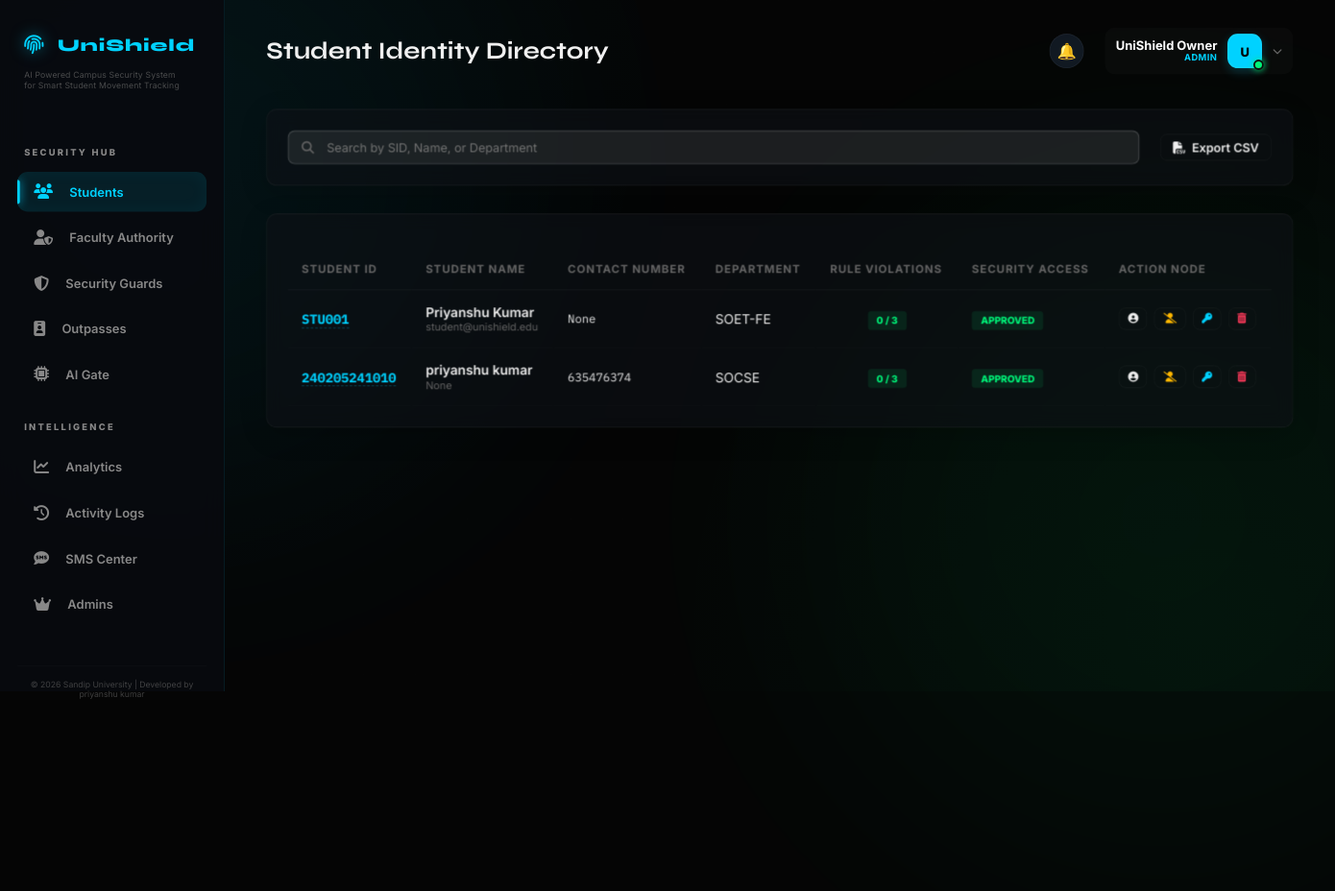
Page /admin/students (signed in) on the earlier database version.
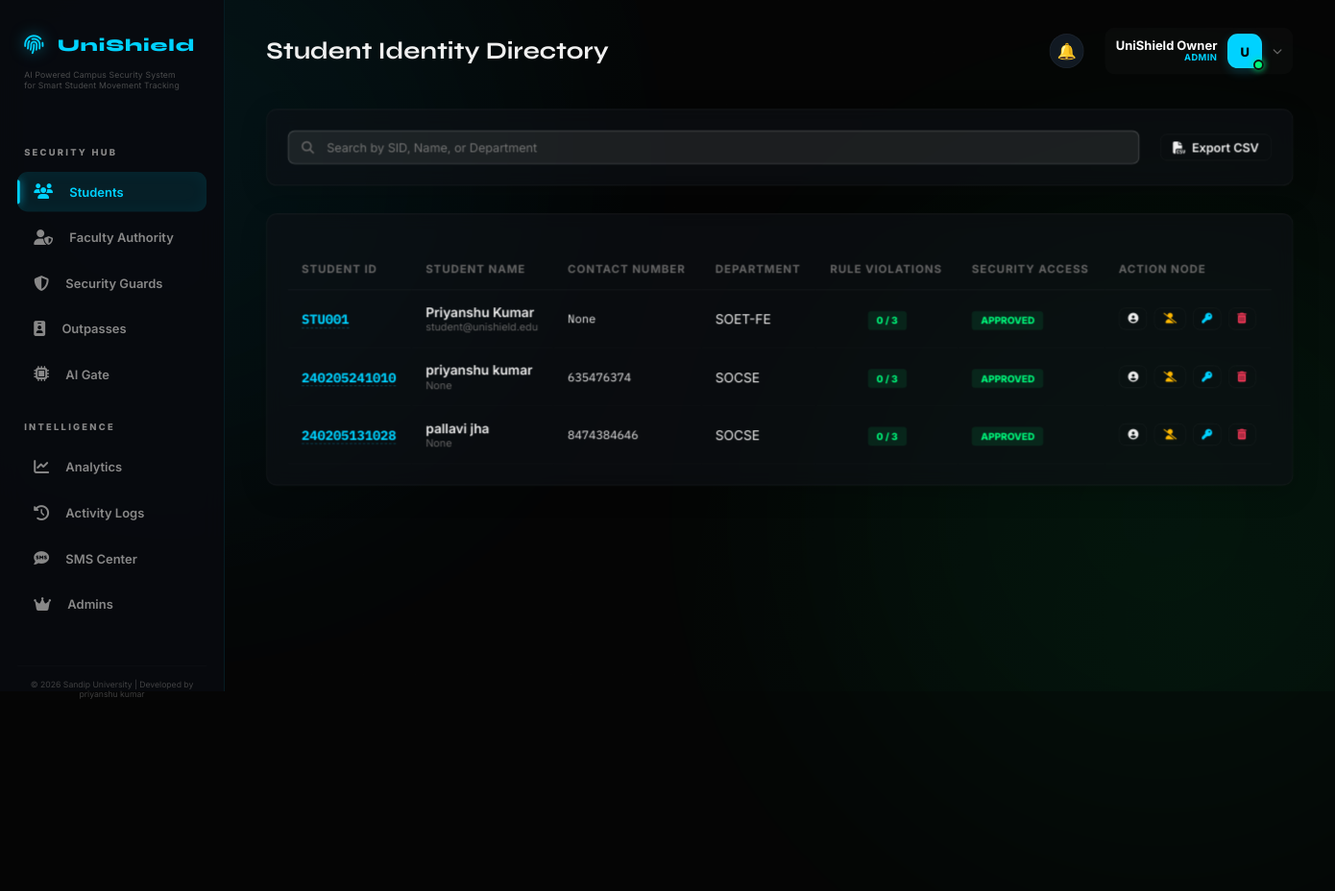
Same page on the later database version.
### models/user.py (models this page shows, shortened)
class User(db.Model, UserMixin):
    __tablename__ = 'users'
    id = db.Column(db.Integer, primary_key=True)
    username = db.Column(db.String(80), unique=True, nullable=False)
    email = db.Column(db.String(120), unique=True)
    password_hash = db.Column(db.String(128), nullable=False)
    role = db.Column(db.String(20), nullable=False)  # admin | guard | student
    name = db.Column(db.String(100), nullable=False)
    student_id = db.Column(db.String(50), unique=True)
    phone = db.Column(db.String(15))
    parent_phone = db.Column(db.String(15))
    department = db.Column(db.String(200))
    course = db.Column(db.String(100))
    session_year = db.Column(db.String(50))
    year = db.Column(db.Integer)
    hostel_room = db.Column(db.String(20))
    face_encoded = db.Column(db.Text)          # JSON string of encoding
    face_image = db.Column(db.String(200))     # Full path to encoded photo
    photo_path = db.Column(db.String(200))     # Path to stored photo
    id_card_photo = db.Column(db.String(200))  # Path to ID card scan
    is_blacklisted = db.Column(db.Boolean, default=False)
    violations = db.Column(db.Integer, default=0)
    admin_role = db.Column(db.String(30), default='VIEWER') # OWNER | SUPER_ADMIN | SECURITY_ADMIN | VIEWER
    employee_id = db.Column(db.String(50), unique=True)
    permissions = db.Column(db.Text) # JSON list of permissions
    status = db.Column(db.String(20), default='PENDING') # PENDING | ACTIVE | INACTIVE
    last_login = db.Column(db.DateTime)
    last_active = db.Column(db.DateTime, default=datetime.utcnow)
    last_action = db.Column(db.String(200)) # Last readable action performed
    is_active = db.Column(db.Boolean, default=True)
    created_at = db.Column(db.DateTime, default=datetime.utcnow)
    signature_path = db.Column(db.String(200))
    stamp_path = db.Column(db.String(200))
    assigned_gate = db.Column(db.String(50))
    shift_timing = db.Column(db.String(100))
    emergency_contact = db.Column(db.String(15))
    aadhar_document = db.Column(db.String(200))  # Self-attested document

### routes/admin.py (the view, shortened to what this page needs)
@admin_bp.route('/students', methods=['GET', 'POST'])
@login_required
@admin_required
def students():
    blacklist_id = request.args.get('blacklist_id')
    search = request.args.get('search')
    if search:
        all_students = User.query.filter(
            (User.role == 'student') &
            ((User.name.contains(search)) | (User.student_id.contains(search)))
        ).all()
    else:
        all_students = User.query.filter_by(role='student').all()
    return render_template('admin/students.html', students=all_students)

### routes/admin.py (called while the page is built)
def admin_required(f):
    @wraps(f)
    def decorated_function(*args, **kwargs):
        if not current_user.is_authenticated or current_user.role != 'admin':
            flash('Admin access required', 'danger')
            return redirect(url_for('auth.login'))
        return f(*args, **kwargs)
    return decorated_function

### templates/admin/students.html (shortened to what this page needs)
{% extends "base.html" %}
{% block page_title %}Student Identity Directory{% endblock %}
{% block content %}
<div class="card" style="display: flex; gap: 1.5rem; align-items: center; justify-content: space-between; margin-bottom: 2rem;">
    <div style="flex: 1; position: relative;">
        <i class="fas fa-search" style="position: absolute; left: 1rem; top: 50%; transform: translateY(-50%); color: var(--text-muted); font-size: 0.9rem;"></i>
        <input type="text" id="studentSearch" placeholder="Search by SID, Name, or Department" style="padding-left: 2.75rem;">
    </div>
    <div style="display: flex; gap: 1rem;">
        <a href="{{ url_for('admin.export', type='students') }}" class="btn btn-ghost"><i class="fas fa-file-csv"></i> Export CSV</a>
    </div>
</div>
<div class="card">
    <table>
        <thead>
            <tr>
                <th>Student ID</th>
                <th>Student Name</th>
                <th>Contact Number</th>
                <th>Department</th>
                <th>Rule Violations</th>
                <th>Security Access</th>
                <th>Action Node</th>
            </tr>
        </thead>
        <tbody id="studentTable">
            {% for s in students %}
            <tr>
                <td class="mono" style="font-weight: 700; color: var(--accent);">
                    <a href="{{ url_for('admin.edit_student', user_id=s.id) }}" style="color: inherit; text-decoration: none; border-bottom: 1px dashed rgba(0,210,255,0.3);">{{ s.student_id }}</a>
                </td>
                <td>
                    <div style="font-weight: 600;">{{ s.name }}</div>
                    <div style="font-size: 0.75rem; color: var(--text-muted);">{{ s.email }}</div>
                </td>
                <td class="mono" style="font-size: 0.85rem;">{{ s.phone }}</td>
                <td>{{ s.department }}</td>
                <td style="text-align: center;">
                    <span class="st-badge" style="background: {{ 'rgba(255,59,92,0.1)' if s.violations > 0 else 'rgba(0,232,122,0.1)' }}; color: {{ 'var(--danger)' if s.violations > 0 else 'var(--success)' }};">
                        {{ s.violations }} / {{ Config.VIOLATION_THRESHOLD }}
                    </span>
                </td>
                <td>
                    {% if s.is_blacklisted %}
                        <span class="st-badge st-expired">BLACKLISTED</span>
                    {% else %}
                        <span class="st-badge st-approved">APPROVED</span>
                    {% endif %}
                </td>
                <td>
                    <div style="display: flex; gap: 0.5rem;">
                        <a href="{{ url_for('admin.edit_student', user_id=s.id) }}" class="btn btn-ghost" title="View/Edit Profile" style="padding: 0.4rem 0.6rem; font-size: 0.75rem; color: var(--text-main);">
                            <i class="fas fa-user-circle"></i>
                        </a>
                        <button onclick="confirmBlacklist('{{ s.id }}', '{{ s.name }}', {{ 'true' if s.is_blacklisted else 'false' }})" class="btn btn-ghost" title="{{ 'Whitelist Student' if s.is_blacklisted else 'Blacklist Student' }}" style="padding: 0.4rem 0.6rem; font-size: 0.75rem; color: {{ 'var(--success)' if s.is_blacklisted else 'var(--warning)' }};">
                            <i class="fas fa-{{ 'user-check' if s.is_blacklisted else 'user-slash' }}"></i>
                        </button>
                        <button id="btn_reset_{{ s.id }}" onclick="promptReset('{{ s.id }}', '{{ s.name }}')" class="btn btn-ghost" title="Reset Password" style="padding: 0.4rem 0.6rem; font-size: 0.75rem; color: var(--accent);">
                            <i class="fas fa-key"></i>
                        </button>
                        <button onclick="confirmDelete('{{ s.id }}', '{{ s.name }}')" class="btn btn-ghost" title="Delete Student" style="padding: 0.4rem 0.6rem; font-size: 0.75rem; color: var(--danger);">
                            <i class="fas fa-trash-alt"></i>
                        </button>
                    </div>
                </td>
            </tr>
            {% endfor %}
        </tbody>
    </table>
</div>
{% endblock %}

### templates/base.html (shortened to what this page needs)
<!DOCTYPE html>
<html lang="en">
<head>
    <link rel="stylesheet" href="https://cdnjs.cloudflare.com/ajax/libs/font-awesome/6.4.0/css/all.min.css">
</head>
<body>
    <div class="bg-blob blob-1"></div>
    <div class="bg-blob blob-2"></div>
    <div class="bg-blob blob-3"></div>
    {% if current_user.is_authenticated %}
    <aside>
        <a href="/" class="logo" style="margin-bottom: 1rem;">
            <i class="fas fa-fingerprint"></i>
            <span>UniShield</span>
        </a>
        <div style="font-size: 0.6rem; color: var(--text-muted); text-align: left; padding-left: 0.5rem; margin-bottom: 2rem; letter-spacing: 0.2px; line-height: 1.3; opacity: 0.7;">
            AI Powered Campus Security System<br>for Smart Student Movement Tracking
        </div>
        <div class="nav-section">
            <div class="nav-section-title">Security Hub</div>
            {% if current_user.role == 'admin' %}
                <a href="{{ url_for('admin.students') }}" class="nav-link"><i class="fas fa-users"></i> Students</a>
                <a href="{{ url_for('admin.manage_faculty') }}" class="nav-link"><i class="fas fa-user-shield"></i> Faculty Authority</a>
                <a href="{{ url_for('admin.guards') }}" class="nav-link"><i class="fas fa-shield-halved"></i> Security Guards</a>
                <a href="{{ url_for('admin.outpasses') }}" class="nav-link"><i class="fas fa-id-badge"></i> Outpasses</a>
                <a href="{{ url_for('gate.terminal') }}" class="nav-link"><i class="fas fa-microchip"></i> AI Gate</a>
                <div class="nav-section-title">Intelligence</div>
                <a href="{{ url_for('admin.analytics') }}" class="nav-link"><i class="fas fa-chart-line"></i> Analytics</a>
                <a href="{{ url_for('admin.reports') }}" class="nav-link"><i class="fas fa-history"></i> Activity Logs</a>
                <a href="{{ url_for('admin.sms_center') }}" class="nav-link"><i class="fas fa-sms"></i> SMS Center</a>
                <a href="{{ url_for('admin.manage_admins') }}" class="nav-link"><i class="fas fa-crown"></i> Admins</a>
            {% elif current_user.role == 'guard' %}
                <a href="{{ url_for('guard.dashboard') }}" class="nav-link"><i class="fas fa-desktop"></i> Terminal</a>
                <a href="{{ url_for('gate.terminal') }}" class="nav-link"><i class="fas fa-microchip"></i> AI Gate</a>
            {% elif current_user.role == 'warden' %}
                <a href="{{ url_for('warden.dashboard') }}" class="nav-link"><i class="fas fa-home"></i> Dashboard</a>
            {% elif current_user.role in ['hod', 'dean'] %}
                <a href="{{ url_for('faculty.dashboard') }}" class="nav-link"><i class="fas fa-home"></i> Dashboard</a>
            {% else %}
                <a href="{{ url_for('student.dashboard') }}" class="nav-link"><i class="fas fa-home"></i> Dashboard</a>
                <a href="{{ url_for('student.request_outpass') }}" class="nav-link"><i class="fas fa-paper-plane"></i> New Request</a>
            {% endif %}
            <div style="margin-top: 3rem; padding: 1rem 0.5rem 0 0.5rem; font-size: 0.6rem; color: var(--text-muted); text-align: center; opacity: 0.6; border-top: 1px solid rgba(255,255,255,0.03);">
                © 2026 Sandip University | Developed by priyanshu kumar
            </div>
        </div>
    </aside>
    {% endif %}
    <main style="{% if not current_user.is_authenticated %}margin-left: 0;{% endif %}">
        {% if current_user.is_authenticated %}
        <div class="top-bar">
            <h1 style="font-size: 1.75rem;">{% block page_title %}{% endblock %}</h1>
            <div style="display: flex; align-items: center; gap: 1.5rem;">
                {% if current_user.role == 'admin' %}
                <div class="nb-wrap" id="nb-wrap">
                  <button class="nb-btn" onclick="nbToggle()">🔔
                  </button>
                </div>
                {% else %}
                <a href="#" class="notification-bell">
                    <i class="fas fa-bell"></i>
                    <span id="notif-badge" class="badge">0</span>
                </a>
                {% endif %}
                <div class="profile-dropdown-container">
                    <div class="profile-trigger" id="profileTrigger">
                        <div class="profile-info-text">
                            <p class="name">{{ current_user.name }}</p>
                            <p class="role">{{ current_user.role | upper }}</p>
                        </div>
                        <div class="avatar-box">
                            {% if current_user.photo_path %}
                                <img src="{{ url_for('static', filename='uploads/' + current_user.photo_path) }}" alt="Avatar">
                            {% else %}
                                <span>{{ current_user.name[0] | upper }}</span>
                            {% endif %}
                            <div class="online-dot"></div>
                        </div>
                        <i class="fas fa-chevron-down toggle-icon"></i>
                    </div>
                </div>
            </div>
        </div>
        {% endif %}
        {% block content %}{% endblock %}
    </main>
</body>
</html>

Differences in the rows shown:
added User: student_id "240205131028", name "pallavi jha", email "None", phone "8474384646", department "SOCSE", violations "0", VIOLATION_THRESHOLD "3", is_blacklisted "APPROVED"
